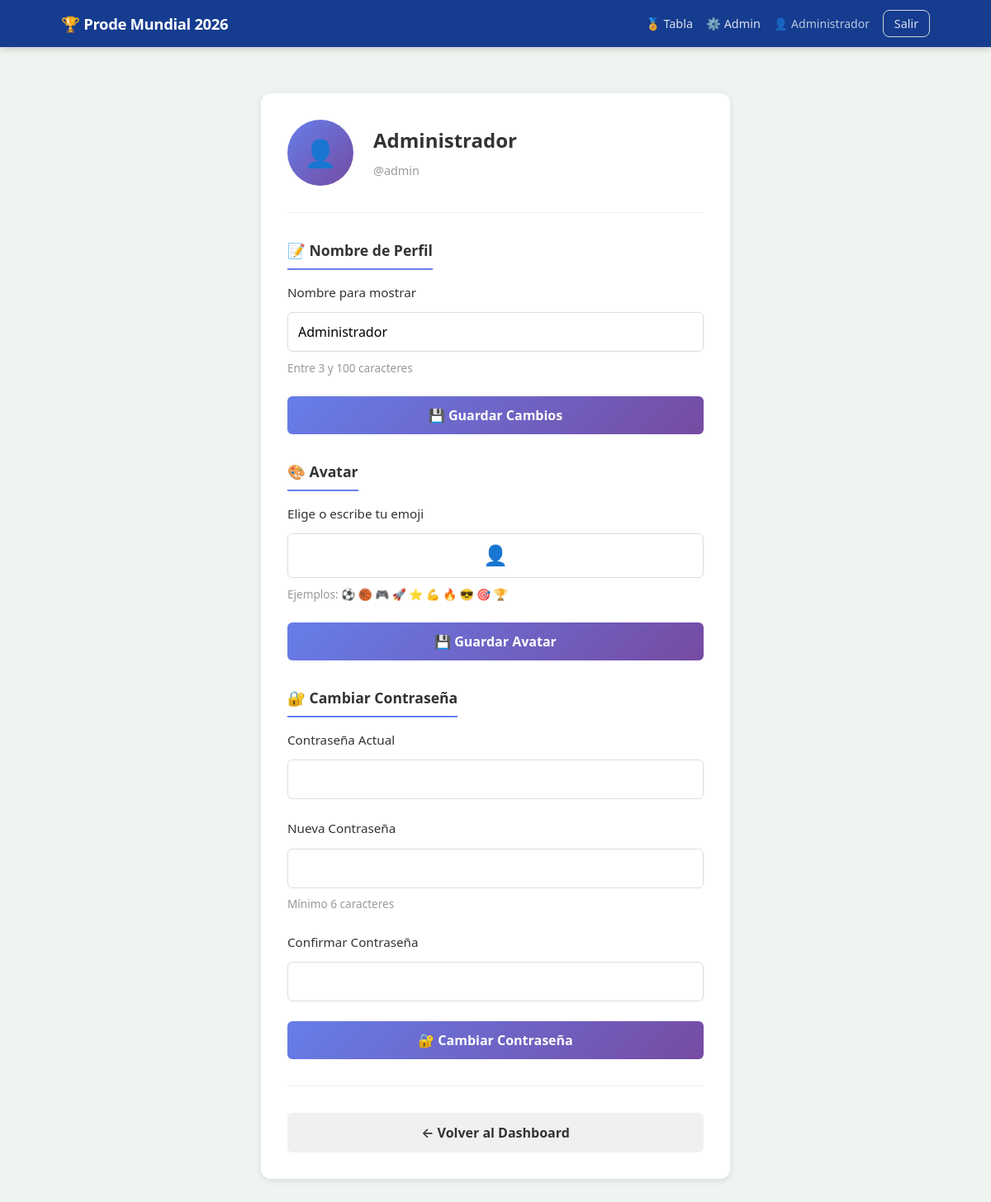
The app's page /profile.php (signed in) with its own data.
### tables this page shows
CREATE TABLE IF NOT EXISTS settings (
    id INT AUTO_INCREMENT PRIMARY KEY,
    setting_key VARCHAR(50) UNIQUE NOT NULL,
    setting_value LONGTEXT NOT NULL,
    updated_at TIMESTAMP DEFAULT CURRENT_TIMESTAMP ON UPDATE CURRENT_TIMESTAMP
);

CREATE TABLE IF NOT EXISTS users (
    id INT AUTO_INCREMENT PRIMARY KEY,
    username VARCHAR(50) UNIQUE NOT NULL,
    display_name VARCHAR(100) NOT NULL,
    password VARCHAR(255) NOT NULL,
    avatar VARCHAR(255) DEFAULT NULL,
    is_admin TINYINT(1) DEFAULT 0,
    created_at TIMESTAMP DEFAULT CURRENT_TIMESTAMP
);

### db.php (called while the page is built, shortened)
<?php
function getDB(): PDO {
    static $pdo = null;
    if ($pdo === null) {
        try {
            $pdo = new PDO(
                'mysql:host=' . DB_HOST . ';dbname=' . DB_NAME . ';charset=utf8mb4',
                DB_USER,
                DB_PASS,
                [
                    PDO::ATTR_ERRMODE            => PDO::ERRMODE_EXCEPTION,
                    PDO::ATTR_DEFAULT_FETCH_MODE => PDO::FETCH_ASSOC,
                    PDO::ATTR_EMULATE_PREPARES   => false,
                ]
            );
        } catch (PDOException $e) {
            die(json_encode(['error' => 'Error de conexión a la base de datos: ' . $e->getMessage()]));
        }
    }
    return $pdo;
}
function getSetting(string $key, string $default = ''): string {
    try {
        $db = getDB();
        $stmt = $db->prepare('SELECT setting_value FROM settings WHERE setting_key = ?');
        $stmt->execute([$key]);
        $result = $stmt->fetch();
        return $result ? $result['setting_value'] : $default;
    } catch (Exception $e) {
        return $default;
    }
}

### auth.php (called while the page is built, shortened)
<?php
function currentUser(): array {
    return [
        'id'           => $_SESSION['user_id'] ?? 0,
        'username'     => $_SESSION['username'] ?? '',
        'display_name' => $_SESSION['display_name'] ?? '',
        'is_admin'     => $_SESSION['is_admin'] ?? 0,
        'avatar'       => $_SESSION['avatar'] ?? '👤',
    ];
}

### profile.php (the view, shortened to what this page needs)
<?php
require_once 'auth.php';
require_once 'db.php';
$user = currentUser();
$db   = getDB();
$appTitle = getSetting('app_title', 'Prode Mundial 2026');
$stmt = $db->prepare('SELECT id, username, display_name, avatar FROM users WHERE id = ?');
$stmt->execute([$user['id']]);
$userData = $stmt->fetch();
?>
<!DOCTYPE html>
<html lang="es">
<head>
    <link rel="stylesheet" href="style.css">
</head>
<body>
    <header class="site-header">
        <div class="header-inner">
            <a href="dashboard.php" class="site-logo">🏆 <?= htmlspecialchars($appTitle) ?></a>
            <nav class="site-nav">
                <a href="leaderboard.php">🏅 Tabla</a>
                <?php if ($user['is_admin']): ?>
                <a href="admin.php">⚙️ Admin</a>
                <?php endif; ?>
                <span class="nav-user">👤 <?= htmlspecialchars($user['display_name']) ?></span>
                <a href="logout.php" class="btn-logout">Salir</a>
            </nav>
        </div>
    </header>
    <main class="main-content">
        <div class="profile-container">
            <div class="profile-card">
                <div class="profile-header">
                    <div class="profile-avatar"><?= htmlspecialchars($userData['avatar'] ?? '👤') ?></div>
                    <div class="profile-info">
                        <h2><?= htmlspecialchars($userData['display_name']) ?></h2>
                        <p>@<?= htmlspecialchars($userData['username']) ?></p>
                    </div>
                </div>
                <div class="form-section">
                    <h3>📝 Nombre de Perfil</h3>
                    <form method="POST">
                        <div class="form-group">
                            <label for="display_name">Nombre para mostrar</label>
                            <input type="text" id="display_name" name="display_name"
                                   value="<?= htmlspecialchars($userData['display_name']) ?>"
                                   maxlength="100" required>
                            <div class="help-text">Entre 3 y 100 caracteres</div>
                        </div>
                        <div class="form-actions">
                            <button type="submit" class="btn-submit">💾 Guardar Cambios</button>
                        </div>
                    </form>
                </div>
                <div class="form-section">
                    <h3>🎨 Avatar</h3>
                    <form method="POST">
                        <div class="form-group">
                            <label for="avatar">Elige o escribe tu emoji</label>
                            <input type="text" id="avatar" name="avatar"
                                   value="<?= htmlspecialchars($userData['avatar'] ?? '👤') ?>"
                                   maxlength="10" required placeholder="⚽">
                            <div class="help-text">Ejemplos: ⚽ 🏀 🎮 🚀 ⭐ 💪 🔥 😎 🎯 🏆</div>
                        </div>
                        <div class="form-actions">
                            <button type="submit" class="btn-submit">💾 Guardar Avatar</button>
                        </div>
                    </form>
                </div>
                <div class="form-section">
                    <h3>🔐 Cambiar Contraseña</h3>
                    <form method="POST">
                        <div class="form-group">
                            <label for="current_password">Contraseña Actual</label>
                            <input type="password" id="current_password" name="current_password"
                                   required>
                        </div>
                        <div class="form-group">
                            <label for="new_password">Nueva Contraseña</label>
                            <input type="password" id="new_password" name="new_password"
                                   required>
                            <div class="help-text">Mínimo 6 caracteres</div>
                        </div>
                        <div class="form-group">
                            <label for="confirm_password">Confirmar Contraseña</label>
                            <input type="password" id="confirm_password" name="confirm_password"
                                   required>
                        </div>
                        <div class="form-actions">
                            <button type="submit" class="btn-submit">🔐 Cambiar Contraseña</button>
                        </div>
                    </form>
                </div>
                <div style="margin-top: 2rem; padding-top: 2rem; border-top: 1px solid #eee;">
                    <div class="form-actions">
                        <a href="dashboard.php" class="btn-back">← Volver al Dashboard</a>
                    </div>
                </div>
            </div>
        </div>
    </main>
</body>
</html>

### style.css (style rules this page uses)
:root { --green: #2964a0; --green-d: #153c8f; --green-l: #e8ecf5; --gold: #f59e0b; --gold-l: #fef3c7; --blue: #2563eb; --blue-l: #dbeafe; --red: #dc2626; --gray: #6b7280; --gray-l: #f3f4f6; --white: #ffffff; --text: #111827; --radius: 10px; --shadow: 0 2px 8px rgba(0,0,0,.08); }
*, *::before, *::after { box-sizing: border-box; margin: 0; padding: 0; }
body { font-family: system-ui, -apple-system, 'Segoe UI', sans-serif; background: #f0f4f1; color: var(--text); line-height: 1.5; }
a { color: var(--green); text-decoration: none; }
input, button { font-family: inherit; }
.form-group { display: flex; flex-direction: column; gap: .3rem; }
.form-group label { font-size: .85rem; font-weight: 600; color: #374151; }
input[type="text"], input[type="password"], input[type="number"], input[type="datetime-local"] { padding: .6rem .85rem; border: 1.5px solid #d1d5db; border-radius: var(--radius); font-size: .95rem; transition: border-color .15s; background: var(--white); }
.btn-logout { background: transparent; border: 1.5px solid #d1d5db; color: var(--text); padding: .3rem .8rem; border-radius: 8px; font-size: .85rem; font-weight: 600; cursor: pointer; transition: background .15s; }
.site-header { background: var(--green-d); color: var(--white); position: sticky; top: 0; z-index: 100; box-shadow: 0 2px 8px rgba(0,0,0,.2); }
.header-inner { max-width: 1100px; margin: 0 auto; padding: .75rem 1.5rem; display: flex; align-items: center; justify-content: space-between; gap: 1rem; }
.site-logo { font-size: 1.15rem; font-weight: 800; color: var(--white); letter-spacing: -0.3px; }
.site-nav { display: flex; align-items: center; gap: 1rem; flex-wrap: wrap; }
.site-nav a { color: rgba(255,255,255,.85); font-size: .9rem; font-weight: 500; transition: color .15s; }
.nav-user { color: rgba(255,255,255,.7); font-size: .88rem; }
.main-content { max-width: 1100px; margin: 0 auto; padding: 1.5rem 1.25rem 3rem; }

### records on screen
settings: setting_value "Prode Mundial 2026"
users: display_name "Administrador", avatar "👤", username "admin"
